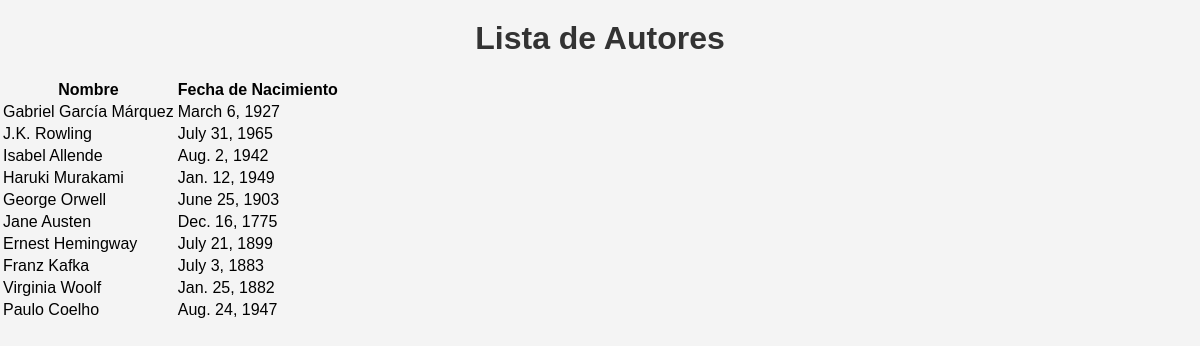
The page /autores/ on the database its author committed.
### my_first_app/models.py (models this page shows, shortened)
class Author(models.Model):
    name = models.TextField(max_length=200)
    birth_date = models.DateField()

### my_first_app/views.py (the view)
# urls.py: path('autores/', author_list, name='author_list'),  # Ruta para la lista de autores
def author_list(request):
    authors = Author.objects.all()  # Cambiar a 'authors'
    return render(request, 'my_first_app/author_list.html', {'authors': authors})

### my_first_app/templates/my_first_app/author_list.html (shortened to what this page needs)
<!DOCTYPE html>
<html lang="en">
<head>
    {% load static %}
    <link rel="stylesheet" type="text/css" href="{% static 'my_first_app/styles.css' %}">
</head>
<body>
    <h1>Lista de Autores</h1>
    <table>
        <thead>
            <tr>
                <th>Nombre</th>
                <th>Fecha de Nacimiento</th>
            </tr>
        </thead>
        <tbody>
            {% for author in authors %}
                <tr>
                    <td>{{ author.name }}</td>
                    <td>{{ author.birth_date }}</td>
                </tr>
            {% empty %}
                <tr>
                    <td colspan="2">No hay autores disponibles.</td>
                </tr>
            {% endfor %}
        </tbody>
    </table>
</body>
</html>

### my_first_app/static/my_first_app/styles.css (style rules this page uses)
body { font-family: Arial, sans-serif; background-color: #f4f4f4; margin: 0; padding: 0; }
h1 { text-align: center; color: #333; margin-top: 20px; }

### rows shown on the page
Author: name "Gabriel García Márquez", birth_date "March 6, 1927"
Author: name "J.K. Rowling", birth_date "July 31, 1965"
Author: name "Isabel Allende", birth_date "Aug. 2, 1942"
Author: name "Haruki Murakami", birth_date "Jan. 12, 1949"
Author: name "George Orwell", birth_date "June 25, 1903"
Author: name "Jane Austen", birth_date "Dec. 16, 1775"
Author: name "Ernest Hemingway", birth_date "July 21, 1899"
Author: name "Franz Kafka", birth_date "July 3, 1883"
Author: name "Virginia Woolf", birth_date "Jan. 25, 1882"
Author: name "Paulo Coelho", birth_date "Aug. 24, 1947"
